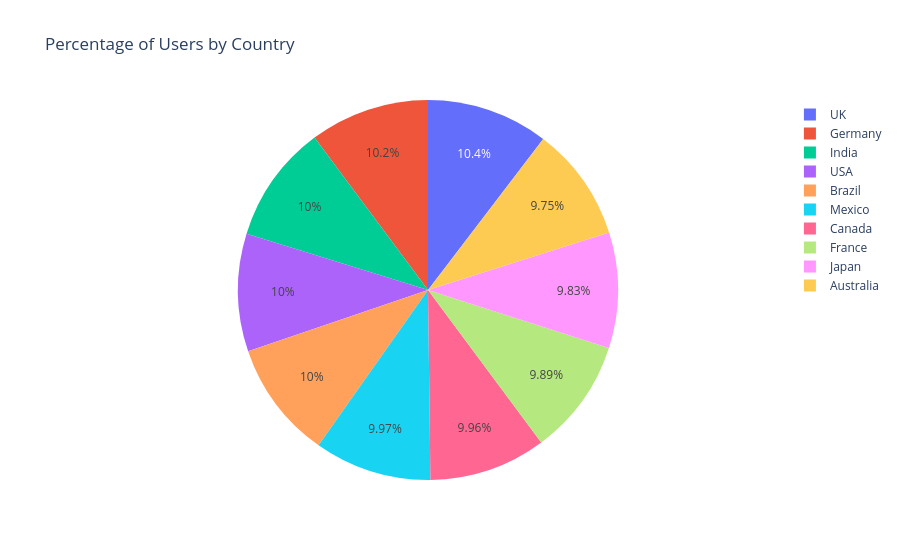

Source (notebook cell):
### Code cell
country_count_df = Country_Count.reset_index()
fg1 = px.pie(
    country_count_df,
    values='count',
    names='Country',
    title='Percentage of Users by Country'
)
fg1.show()

### Figure 1 — Plotly figure (JSON) as saved in the notebook; plotly's stock layout.template omitted (floating-point values rounded to 4 significant figures)
{"data": [{"domain": {"x": [0, 1], "y": [0, 1]}, "hovertemplate": "Country=%{label}<br>count=%{value}<extra></extra>", "labels": ["UK", "Germany", "India", "USA", "Brazil", "Mexico", "Canada", "France", "Japan", "Australia"], "legendgroup": "", "name": "", "showlegend": true, "type": "pie", "values": [2592, 2547, 2505, 2503, 2503, 2493, 2490, 2473, 2457, 2437]}], "layout": {"legend": {"tracegroupgap": 0}, "title": {"text": "Percentage of Users by Country"}}}
